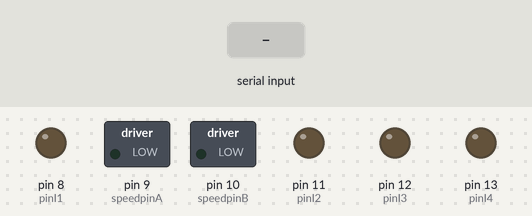
A sketch run on a simulated Arduino Uno, built with avr-gcc and run on an emulated ATmega328P. Parts: switched loads named in the sketch (green lamp = pin HIGH), output pins drawn as LEDs (lit = HIGH). Inputs (shaded band) come from the test bench. What the sketch prints to the serial monitor is not drawn.

Above: at 1.2 s.
1.3 s: "1" received over Serial
At 1.6 s:
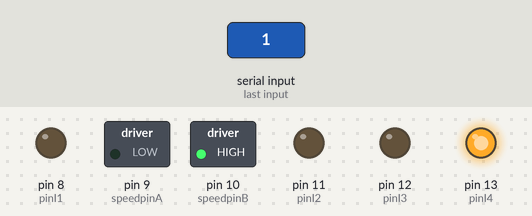
2.8 s: "0" received over Serial
At 3.9 s:
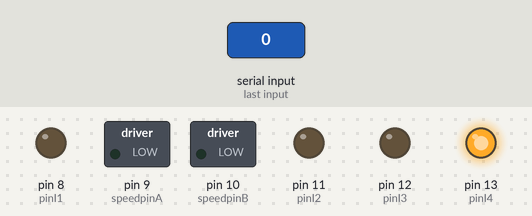
4.3 s: "2" received over Serial
At 5.1 s:
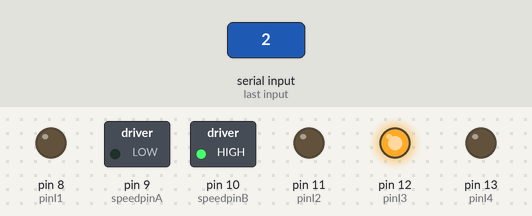
5.8 s: "3" received over Serial
At 6.2 s:
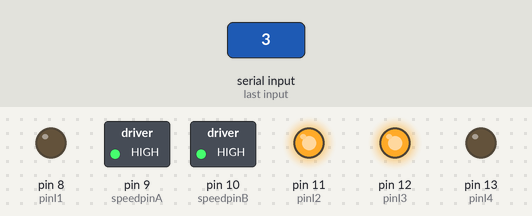
7.3 s: "4" received over Serial
At 8.5 s:
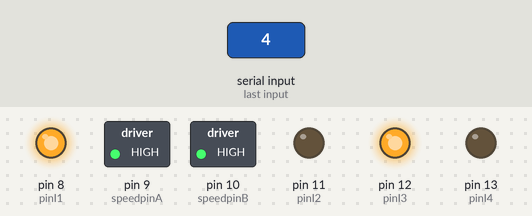
8.8 s: "0" received over Serial
At 9.7 s:
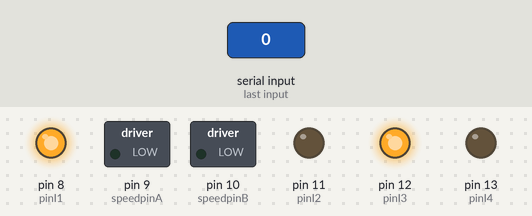
Timing chart, 0 to 11.3 s (numbered marks = the images above; inputs shaded):
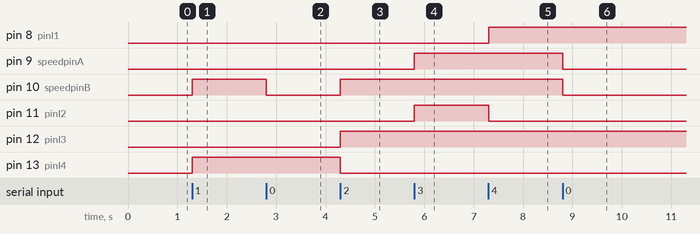

The sketch:

Motor_shield_demo_code3.ino
```cpp
// (licence header left out)
int pinI1=8;//define I1 interface
int pinI2=11;//define I2 interface
int speedpinA=9;//enable motor A
int pinI3=12;//define I3 interface
int pinI4=13;//define I4 interface
int speedpinB=10;//enable motor B
int spead =255;//define the spead of motor 255 is max 0 is lowest

void setup()
{
  Serial.begin(9600);
  pinMode(pinI1,OUTPUT);
  pinMode(pinI2,OUTPUT);
  pinMode(speedpinA,OUTPUT);
  pinMode(pinI3,OUTPUT);
  pinMode(pinI4,OUTPUT);
  pinMode(speedpinB,OUTPUT);
}

void forward()
{
     analogWrite(speedpinB,spead);
     digitalWrite(pinI4,HIGH);//turn DC Motor B move clockwise
     digitalWrite(pinI3,LOW);
}
void backward()//
{
     analogWrite(speedpinB,spead);
     digitalWrite(pinI4,LOW);//turn DC Motor B move anticlockwise
     digitalWrite(pinI3,HIGH);
}
void left()//
{
     analogWrite(speedpinA,spead);//input a simulation value to set the speed
     digitalWrite(pinI2,HIGH);//turn DC Motor A move clockwise
     digitalWrite(pinI1,LOW);
}
void right()//
{
     analogWrite(speedpinA,spead);//input a simulation value to set the speed
     digitalWrite(pinI2,LOW);//turn DC Motor A move clockwise
     digitalWrite(pinI1,HIGH);
}
void stop()//
{
     digitalWrite(speedpinA,LOW);// Unenble the pin, to stop the motor. this should be done to avid damaging the motor.
     digitalWrite(speedpinB,LOW);

}

void loop()
{
  byte val;
  if(Serial.available()){
    val = Serial.read();
    Serial.write(val);
    if(val == '0'){
      stop();
    }
    if(val == '1'){
      forward();
    }
    if(val == '2'){
      backward();
    }
    if(val == '3'){
      left();
    }
    if(val =='4'){
      right();
    }
    if(val == '5'){
      spead = spead + 10;
    }
    if(val == '6'){
      spead = spead - 10;
    }
  }
}
```

Measured:
- after the input at 1.3 s, pin 10 (speedpinB), pin 13 (pinI4): LOW → HIGH at once
- after the input at 2.8 s, pin 10 (speedpinB): HIGH → LOW at once
- after the input at 4.3 s, pin 10 (speedpinB), pin 12 (pinI3): LOW → HIGH at once; pin 13 (pinI4): HIGH → LOW at once
- after the input at 5.8 s, pin 9 (speedpinA), pin 11 (pinI2): LOW → HIGH at once
- after the input at 7.3 s, pin 8 (pinI1): LOW → HIGH at once; pin 11 (pinI2): HIGH → LOW at once
- after the input at 8.8 s, pin 9 (speedpinA), pin 10 (speedpinB): HIGH → LOW at once
